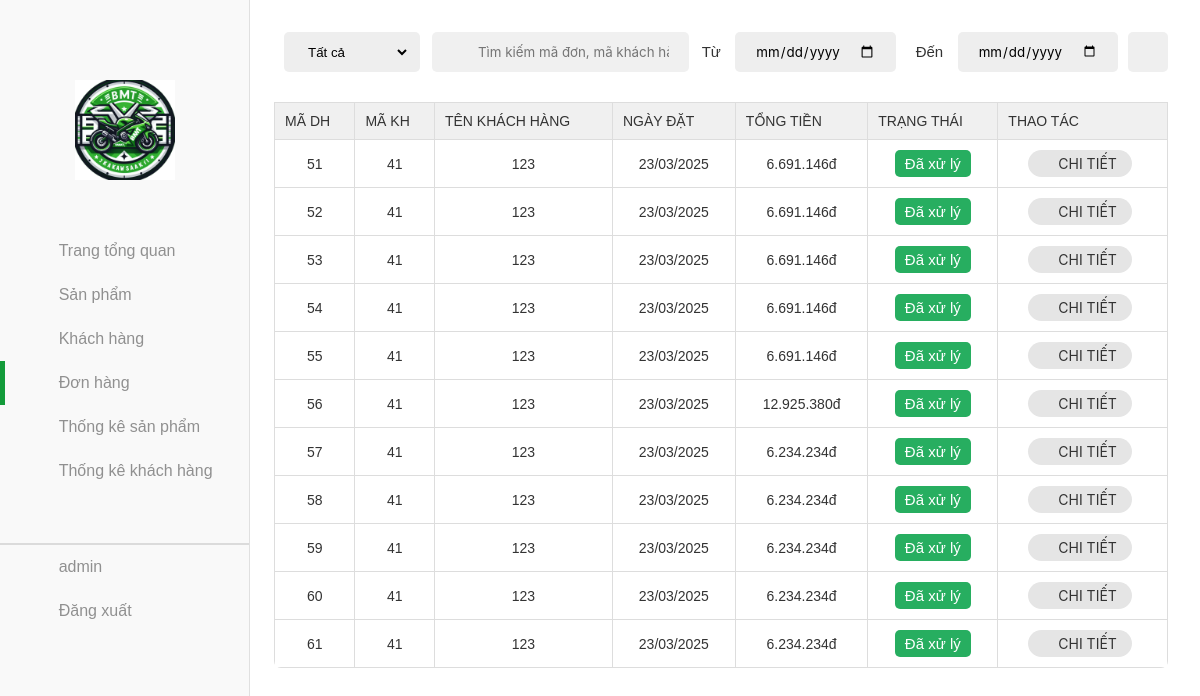
The page /donhang/donhang.php (signed in) on the database its author committed.
### tables this page shows
CREATE TABLE `orders` (
  `id` int(11) NOT NULL,
  `customer_id` int(11) NOT NULL,
  `total` decimal(10,2) DEFAULT NULL,
  `note` text DEFAULT NULL,
  `payment_method` varchar(50) DEFAULT NULL,
  `delivery_type` varchar(50) DEFAULT NULL,
  `created_at` date NOT NULL DEFAULT current_timestamp(),
  `status` varchar(20) NOT NULL,
  `recipient_name` varchar(255) NOT NULL,
  `recipient_phone` varchar(20) NOT NULL,
  `address` varchar(255) NOT NULL
);

CREATE TABLE `customer` (
  `id` int(20) NOT NULL,
  `name` varchar(20) NOT NULL,
  `contact` varchar(11) NOT NULL,
  `joindate` date NOT NULL,
  `status` int(255) NOT NULL,
  `password` varchar(255) NOT NULL,
  `email` varchar(255) NOT NULL
);

### donhang/donhang.php (the view, shortened to what this page needs)
<?php
$servername = "localhost";
$username = "root";
$password = "";
$dbname = "admindoan";
$conn = new mysqli($servername, $username, $password, $dbname);
$sql = "SELECT
            orders.id AS order_id,
            orders.customer_id,
            orders.total,
            orders.created_at,
            orders.status,
            orders.recipient_name,
            orders.recipient_phone,
            orders.delivery_type,
            orders.address,
            orders.note,
            customer.name AS customer_name
        FROM orders
        INNER JOIN customer ON orders.customer_id = customer.id
        ORDER BY orders.created_at DESC";
$result = $conn->query($sql);
$orders = [];
if ($result->num_rows > 0) {
    while ($row = $result->fetch_assoc()) {
        $orderId = $row['order_id'];
        $sql_details = "SELECT order_details.*, products.tensp, products.hinhanh
                        FROM order_details
                        INNER JOIN products ON order_details.product_id = products.id
                        WHERE order_details.order_id = $orderId";
        $details_result = $conn->query($sql_details);
        $details = [];
        while ($detail = $details_result->fetch_assoc()) {
            $details[] = $detail;
        }
        $row['details'] = $details;
        $orders[] = $row;
    }
}
?>
<!DOCTYPE html>
<html lang="en">
<head>
    <link rel="stylesheet" href="../assets/css/admin.css">
    <link href="../assets/font/font-awesome-pro-v6-6.2.0/css/all.min.css" rel="stylesheet" />
</head>
<body>
    <div class="container">
        <aside class="sidebar open">
            <div class="top-sidebar">
                <a href="#" class="channel-logo"><img src="../image/logo.png" alt="Channel Logo"></a>
                <div class="hidden-sidebar your-channel"><img src=""
                </div>
            </div>
            <div class="middle-sidebar">
                <ul class="sidebar-list">
                    <li class="sidebar-list-item tab-content ">
                        <a href="../admin.php" class="sidebar-link">
                            <div class="sidebar-icon"><i class="fa-light fa-house"></i></div>
                            <div class="hidden-sidebar">Trang tổng quan</div>
                        </a>
                    </li>
                    <li class="sidebar-list-item tab-content">
                        <a href="../sanpham/sanpham.php" class="sidebar-link">
                            <div class="sidebar-icon"><i class="fa-thin fa-motorcycle"></i></div>
                            <div class="hidden-sidebar">Sản phẩm</div>
                        </a>
                    </li>
                    <li class="sidebar-list-item tab-content ">
                        <a href="../khachhang/khachhang.php" class="sidebar-link">
                            <div class="sidebar-icon"><i class="fa-light fa-users"></i></div>
                            <div class="hidden-sidebar">Khách hàng</div>
                        </a>
                    </li>
                    <li class="sidebar-list-item tab-content active">
                        <a href="../donhang/donhang.php" class="sidebar-link">
                            <div class="sidebar-icon"><i class="fa-light fa-basket-shopping"></i></div>
                            <div class="hidden-sidebar">Đơn hàng</div>
                        </a>
                    </li>
                    <li class="sidebar-list-item tab-content">
                        <a href="../thongkesp/thongke.php" class="sidebar-link">
                            <div class="sidebar-icon"><i class="fa-light fa-chart-simple"></i></div>
                            <div class="hidden-sidebar">Thống kê sản phẩm</div>
                        </a>
                    </li>
                    <li class="sidebar-list-item tab-content">
                        <a href="../thongkekh/thongkekh.php" class="sidebar-link">
                            <div class="sidebar-icon"><i class="fa-light fa-chart-simple"></i></div>
                            <div class="hidden-sidebar">Thống kê khách hàng</div>
                        </a>
                    </li>
                    <li class="sidebar-list-item user-logout" style="border-top: 2px solid rgba(0,0,0,0.12);">
                        <a href="#" class="sidebar-link">
                            <div class="sidebar-icon"><i class="fa-light fa-circle-user"></i></div>
                            <div class="hidden-sidebar" id="name-acc">
                                <?php echo $_SESSION['username']; ?>
                            </div>
                        </a>
                    </li>
                    <li class="sidebar-list-item user-logout">
                        <a href="../index.php" class="sidebar-link">
                            <div class="sidebar-icon"><i class="fa-light fa-arrow-right-from-bracket"></i></div>
                            <div class="hidden-sidebar" id="logoutacc">Đăng xuất</div>
                        </a>
                    </li>
                </ul>
            </div>
        </aside>
        <main class="content">
            <div class="section">
                <div class="admin-control">
                    <div class="admin-control-left">
                        <select name="tinh-trang" id="tinh-trang">
                            <option value="2">Tất cả</option>
                        </select>
                    </div>
                    <div class="admin-control-center">
                        <form action="" class="form-search">
                            <span class="search-btn"><i class="fa-light fa-magnifying-glass"></i></span>
                            <input id="form-search-order" type="text" class="form-search-input"
                                placeholder="Tìm kiếm mã đơn, mã khách hàng, tên khách hàng...">
                        </form>
                    </div>
                    <div class="admin-control-right">
                        <form action="" class="fillter-date">
                            <div>
                                <label for="time-start">Từ</label>
                                <input type="date" class="form-control-date" id="time-start">
                            </div>
                            <div>
                                <label for="time-end">Đến</label>
                                <input type="date" class="form-control-date" id="time-end">
                            </div>
                        </form>
                        <button class="btn-reset-order"><i class="fa-light fa-arrow-rotate-right"></i></button>
                    </div>
                </div>
                <div class="table">
                    <table width="100%">
                        <thead>
                            <tr>
                                <td>Mã DH</td>
                                <td>Mã KH</td>
                                <td>Tên khách hàng</td>
                                <td>Ngày đặt</td>
                                <td>Tổng tiền</td>
                                <td>Trạng thái</td>
                                <td>Thao tác</td>
                            </tr>
                        </thead>
                        <tbody id="showOrder">
                            <?php foreach ($orders as $order):
                                $orderId = $order['order_id'];
                                $customerId = str_pad($order['customer_id'], 2, '0', STR_PAD_LEFT);
                                $customerName = htmlspecialchars($order['customer_name']);
                                $createdDate = date('d/m/Y', strtotime($order['created_at']));
                                $total = number_format($order['total'], 0, ',', '.') . 'đ';
                                $statusText = $order['status'] == 1
                                    ? '<span class="status-complete">Đã xử lý</span>'
                                    : '<span class="status-no-complete">Chưa xử lý</span>';
                                $details_json = htmlspecialchars(json_encode($order['details']), ENT_QUOTES, 'UTF-8');
                            ?>
                                <tr>
                                    <td><?= $orderId ?></td>
                                    <td><?= $customerId ?></td>
                                    <td><?= $customerName ?></td>
                                    <td><?= $createdDate ?></td>
                                    <td><?= $total ?></td>
                                    <td><?= $statusText ?></td>
                                    <td class="control">
                                        <button class="btn-detail view-order-btn"
                                            data-order-id="<?= $orderId ?>"
                                            data-customer-name="<?= $customerName ?>"
                                            data-created-date="<?= $createdDate ?>"
                                            data-total="<?= $total ?>"
                                            data-status="<?= $order['status'] ?>"
                                            data-recipient-name="<?= htmlspecialchars($order['recipient_name']) ?>"
                                            data-recipient-phone="<?= htmlspecialchars($order['recipient_phone']) ?>"
                                            data-delivery-type="<?= htmlspecialchars($order['delivery_type']) ?>"
                                            data-address="<?= htmlspecialchars($order['address']) ?>"
                                            data-note="<?= htmlspecialchars($order['note']) ?: 'Không có' ?>"
                                            data-products='<?= $details_json ?>'>
                                            <i class="fa-regular fa-eye"></i> Chi tiết
                                        </button>
                                    </td>
                                </tr>
                            <?php endforeach; ?>
                        </tbody>
                    </table>
                </div>
            </div>
        </main>
    </div>
</body>
</html>

### rows shown on the page
orders: id "51", customer "41", customer.name "123", created_at "23/03/2025", total "6.691.146đ", status "Đã xử lý"
orders: id "52", customer "41", customer.name "123", created_at "23/03/2025", total "6.691.146đ", status "Đã xử lý"
orders: id "53", customer "41", customer.name "123", created_at "23/03/2025", total "6.691.146đ", status "Đã xử lý"
orders: id "54", customer "41", customer.name "123", created_at "23/03/2025", total "6.691.146đ", status "Đã xử lý"
orders: id "55", customer "41", customer.name "123", created_at "23/03/2025", total "6.691.146đ", status "Đã xử lý"
orders: id "56", customer "41", customer.name "123", created_at "23/03/2025", total "12.925.380đ", status "Đã xử lý"
orders: id "57", customer "41", customer.name "123", created_at "23/03/2025", total "6.234.234đ", status "Đã xử lý"
orders: id "58", customer "41", customer.name "123", created_at "23/03/2025", total "6.234.234đ", status "Đã xử lý"
orders: id "59", customer "41", customer.name "123", created_at "23/03/2025", total "6.234.234đ", status "Đã xử lý"
orders: id "60", customer "41", customer.name "123", created_at "23/03/2025", total "6.234.234đ", status "Đã xử lý"
orders: id "61", customer "41", customer.name "123", created_at "23/03/2025", total "6.234.234đ", status "Đã xử lý"

### other values the page prints
$_SESSION['username'] "admin"
